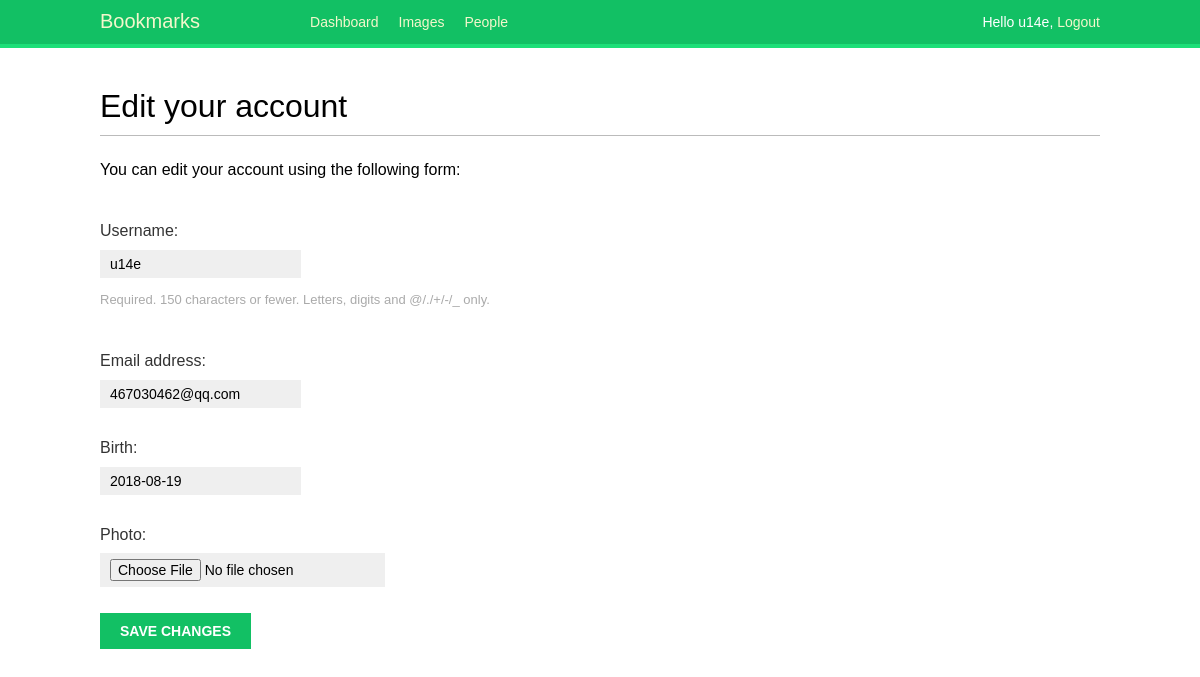
/account/edit/ (signed in), run on an earlier commit of the app's database.
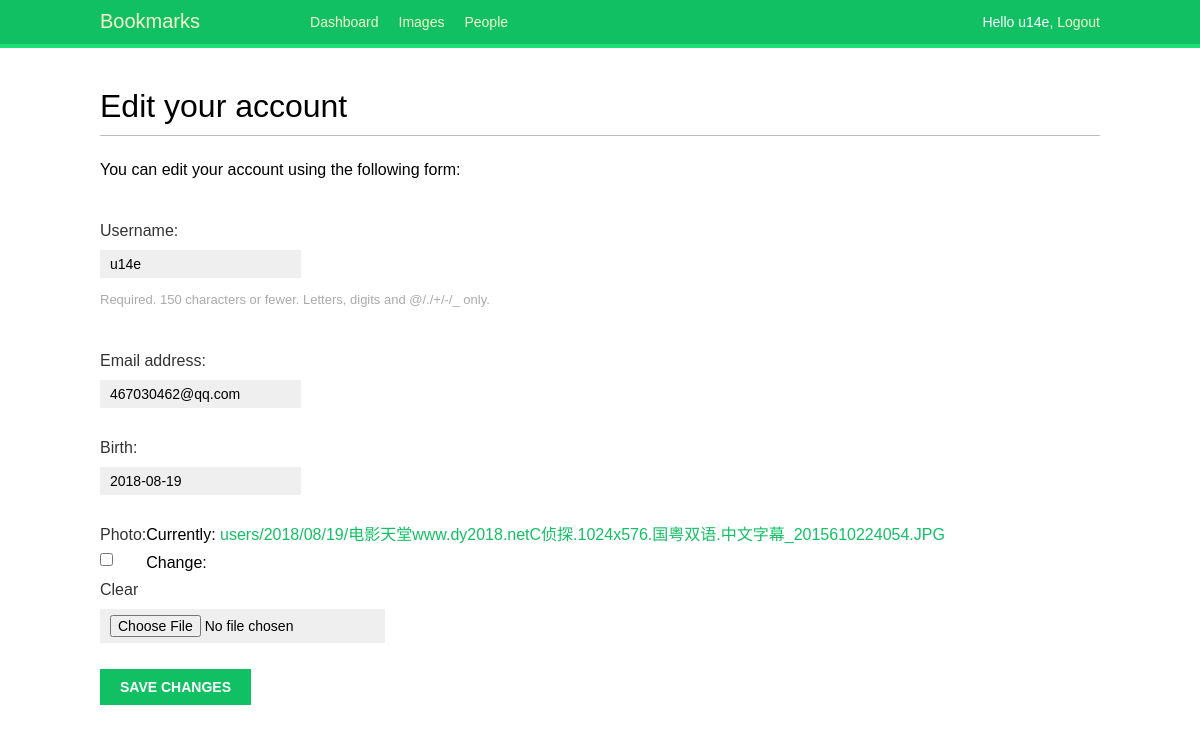
And on a later commit of the database.
### account/models.py (models this page shows, shortened)
class Profile(models.Model):
    user = models.OneToOneField(settings.AUTH_USER_MODEL,
                                on_delete=models.CASCADE)
    birth = models.DateField(blank=True, null=True)
    photo = models.ImageField(upload_to='users/%Y/%m/%d/', blank=True)

### account/views.py (the view)
# urls.py: path('edit/', views.edit, name='edit'),
@login_required
def edit(request):
    if request.method == 'POST':
        user_form = UserEditForm(instance=request.user,
                                 data=request.POST)
        profile_form = ProfileEditForm(instance=request.user.profile,
                                       data=request.POST,
                                       files=request.FILES)
        if user_form.is_valid() and profile_form.is_valid():
            user_form.save()
            profile_form.save()
            messages.success(request, 'Profile更新成功')
        else:
            messages.error(request, 'Profile更新失败')
    else:
        user_form = UserEditForm(instance=request.user)
        profile_form = ProfileEditForm(instance=request.user.profile)
    data = dict(
        user_form=user_form,
        profile_form=profile_form
    )
    return render(request,
                  'account/edit.html',
                  data)

### account/forms.py
class UserEditForm(forms.ModelForm):
    class Meta:
        model = User
        fields = ('username', 'email')

class ProfileEditForm(forms.ModelForm):
    class Meta:
        model = Profile
        fields = ('birth', 'photo')

### account/templates/account/edit.html (shortened to what this page needs)
{% extends 'base.html' %}
{% block content %}
    <h1>Edit your account</h1>
    <p>You can edit your account using the following form:</p>
    <form action="." method="post" enctype="multipart/form-data">
        {{ user_form.as_p }}
        {{ profile_form.as_p }}
        <p><input type="submit" value="Save changes"></p>
    </form>
{% endblock %}

What changed in the data, as far as the page shows it:
now on this page (row edited): Profile: birth "2018-08-19"
Also different on the page:
form field as_p: (not shown) → "☐"
form field birth: "2018-08-19" → (not shown)
text no longer shown: "Birth: Photo:"
text now shown: "Birth: Photo: Currently: users/2018/08/19/电影天堂www.dy2018.netC侦探.1024x576.国粤双语.中文字幕_2015610224054.JPG Clear Change:"
